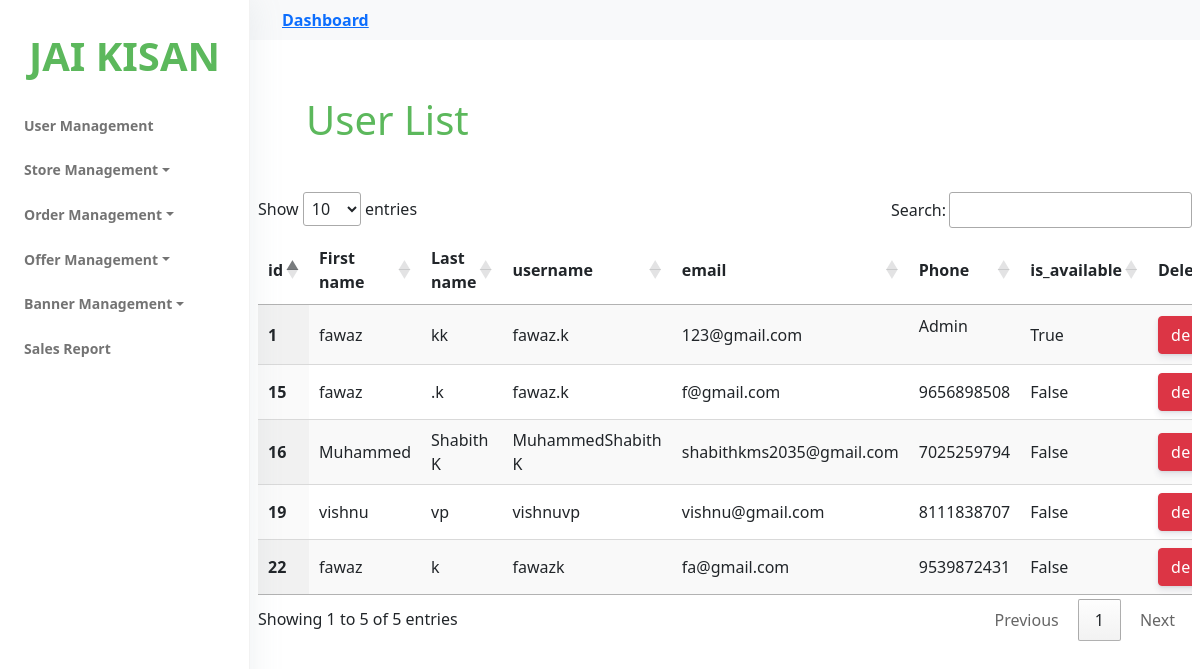
Before: /adminpanel/user_list (signed in) with the older database file.
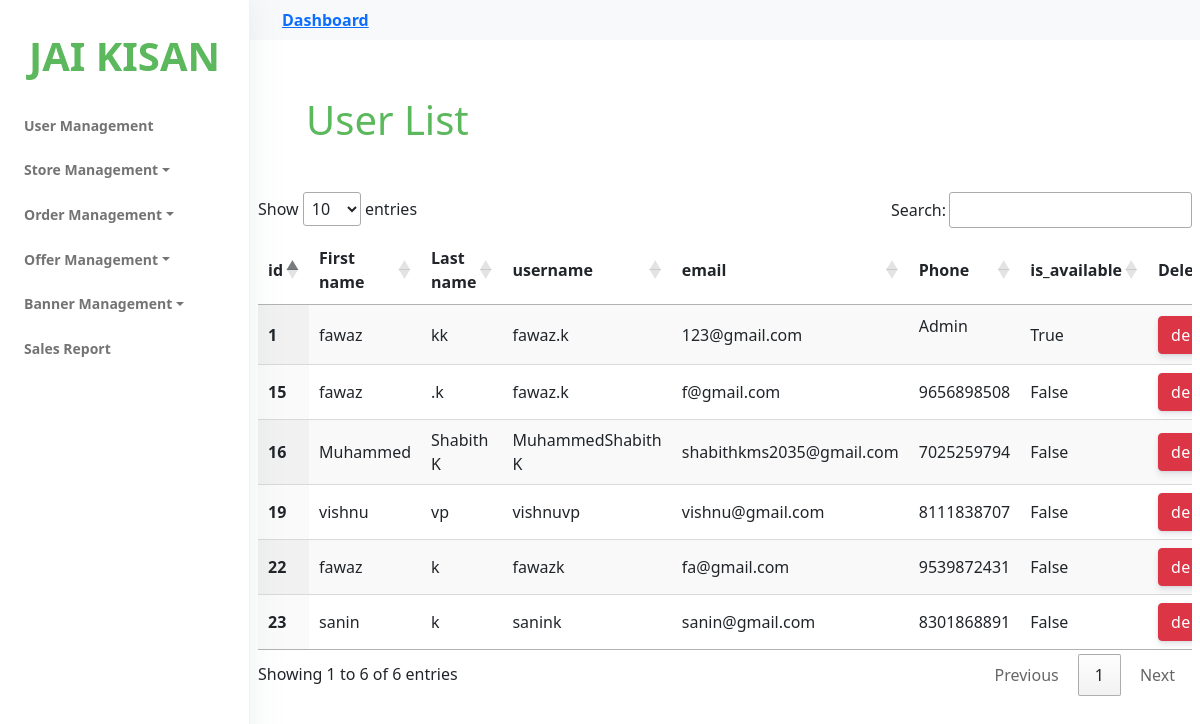
After: the same page with the newer database file.
### accounts/models.py (models this page shows, shortened)
class Account(AbstractBaseUser):
    first_name = models.CharField(max_length=50)
    last_name = models.CharField(max_length=50)
    username = models.CharField(max_length=50)
    email = models.CharField(max_length=50,unique=True)
    phone_number=models.CharField(('mobile number'), max_length=20, unique=True)
    profile_img = models.ImageField( null=True, blank=True, upload_to='userprofile')
    city = models.CharField(max_length=50,null=True)
    state = models.CharField(max_length=50,null=True)
    date_joined = models.DateTimeField(auto_now_add=True)
    last_login = models.DateTimeField(auto_now_add=True)
    is_admin = models.BooleanField(default=False)
    is_staff = models.BooleanField(default=False)
    is_active = models.BooleanField(default=True)
    is_superadmin = models.BooleanField(default=False)
    USERNAME_FIELD ='email'
    REQUIRED_FIELDS = ['first_name','last_name','username','phone_number']
    objects = MyAccountManager()

### admin_panel/views.py (the view)
# urls.py: path('user_list',views.user_list,name='user_list'),
@staff_member_required(login_url='adminpanel')
def user_list(request):
    user = Account.objects.all()
    context ={
        'user': user,
    }
    return render(request,'adminpanel/user_management.html',context)

### cart/context_processors.py (called while the page is built, shortened)
def counter(request):
    cart_count = 0
    if 'admin' in request.path:
        return{}
    return dict(cart_count=cart_count)

### category/context_processors.py (called while the page is built)
def menu_links(request):
    links = category.objects.all()
    return dict(links=links)

### templates/adminpanel/user_management.html (shortened to what this page needs)
{% load static %}
{% include 'adminpanel/nav.html' %}
<!DOCTYPE html>
<html lang="en">
<head>
    <link rel="stylesheet" href="https://cdn.jsdelivr.net/npm/bootstrap@5.0.0-beta1/dist/css/bootstrap.min.css">
    <link rel="stylesheet" type="text/css" href="https://cdn.datatables.net/1.11.3/css/jquery.dataTables.css">
</head>
<body>
    <div class="header ">
        <div class="align-items-">
            <div class="px-2 col-lg-12 col-7">
                <div class="table-responsive">
                    <div>
                        <h1 style="color:#5cb85c" class="m-5">User List</h1>
                    </div>
                    <table id="table" class="display">
                        <thead>
                            <tr>
                                <th scope="col">id</th>
                                <th scope="col">First name</th>
                                <th scope="col">Last name</th>
                                <th scope="col">username</th>
                                <th scope="col">email</th>
                                <th scope="col">Phone</th>
                                <th scope="col">is_available</th>
                                <th scope="col">Delete</th>
                            </tr>
                        </thead>
                        <tbody>
                            {% for x in user %}
                            <tr>
                                <th scope="row">
                                    {{ x.id }}
                                </th>
                                <td>
                                    {{ x.first_name }}
                                </td>
                                <td>
                                    {{ x.last_name }}
                                </td>
                                <td>
                                    {{ x.username }}
                                </td>
                                <td>
                                    {{ x.email }}
                                </td>
                                <td>
                                    {% if x.is_admin %}
                                        <p>Admin</p>
                                    {% else %}
                                        {{ x.phone_number }}
                                    {% endif %}
                                </td>
                                <td>
                                    {{ x.is_admin }}
                                </td>
                                    <td><a class="btn btn-danger" href="" onclick="deleteuser('{{x.id}}')" data-bs-toggle="modal" data-bs-target="#staticBackdrop" >delete</a></td>
                                </tr>
                            {% endfor %}
                        </tbody>
                    </table>
                </div>
            </div>
        </div>
    </div>
</body>
</html>

### templates/adminpanel/nav.html (shortened to what this page needs)
{% extends 'adminpanel/base.html' %}
{% load static %}
{% block content %}
<nav class="sidenav navbar navbar-vertical  fixed-left  navbar-expand-xs navbar-light bg-white" id="sidenav-main">
    <div class="scrollbar-inner">
        <div class="sidenav-header  align-items-center">
            <a class="navbar-brand" href="javascript:void(0)">
                <h1 style="color: #5cb85c;"><b>JAI KISAN</b></h1>
            </a>
        </div>
        <div class="navbar-inner">
            <div class="collapse navbar-collapse" id="sidenav-collapse-main">
                <ul class="navbar-nav">
                    <li class="nav-item">
                        <a class="nav-link" href="{% url 'user_list' %}">
                            <b >User Management</b>
                        </a>
                </li>
                    <li class="nav-item dropdown">
                        <a class="nav-link dropdown-toggle" href="#" id="navbarDropdown" role="button" data-toggle="dropdown" aria-haspopup="true" aria-expanded="false">
                          <b>Store Management</b>
                        </a>
                      </li>
                      <li class="nav-item dropdown">
                        <a class="nav-link dropdown-toggle" href="#" id="navbarDropdown" role="button" data-toggle="dropdown" aria-haspopup="true" aria-expanded="false">
                          <b>Order Management</b>
                        </a>
                      </li>
                      <li class="nav-item dropdown">
                        <a class="nav-link dropdown-toggle" href="#" id="navbarDropdown" role="button" data-toggle="dropdown" aria-haspopup="true" aria-expanded="false">
                          <b>Offer Management</b>
                        </a>
                      </li>
                      <li class="nav-item dropdown">
                        <a class="nav-link dropdown-toggle" href="#" id="navbarDropdown" role="button" data-toggle="dropdown" aria-haspopup="true" aria-expanded="false">
                          <b>Banner Management</b>
                        </a>
                      </li>
                      <li class="nav-item">
                        <a class="nav-link" href="{% url 'product_sales' %}">
                            <b >Sales Report</b>
                        </a>
                </li>
                </ul>
            </div>
        </div>
    </div>
</nav>
<div class="main-content" id="panel">
    <nav class="navbar navbar-expand-lg navbar-light bg-light">
        <a  href="{% url 'admin_dashboard' %}"><b>Dashboard</b></a>
      </nav>
    {% endblock %}

### templates/adminpanel/base.html (shortened to what this page needs)
{% load static %}
<!DOCTYPE html>
<html>
<head>
  <link rel="stylesheet" href="{% static 'assets/vendor/nucleo/css/nucleo.css' %}" type="text/css">
  <link rel="stylesheet" href="{% static 'assets/vendor/%40fortawesome/fontawesome-free/css/all.min.css' %}" type="text/css">
  <link rel="stylesheet" href="{% static 'assets/css/argon.min5438.css' %}" type="text/css">
  <link rel="stylesheet" href="https://cdnjs.cloudflare.com/ajax/libs/cropperjs/1.5.11/cropper.css">
</head>
<body>
  {% block content %}
  {% endblock %}

Changed rows visible on the page:
added Account: id "23", first_name "sanin", last_name "k", username "sanink", email "sanin@gmail.com", phone_number "8301868891", is_admin "False"
Other visible differences:
text written by a page script: "Show entries Search: Showing 1 to 5 of 5 entries Previous 1 Next" → "Show entries Search: Showing 1 to 6 of 6 entries Previous 1 Next"
